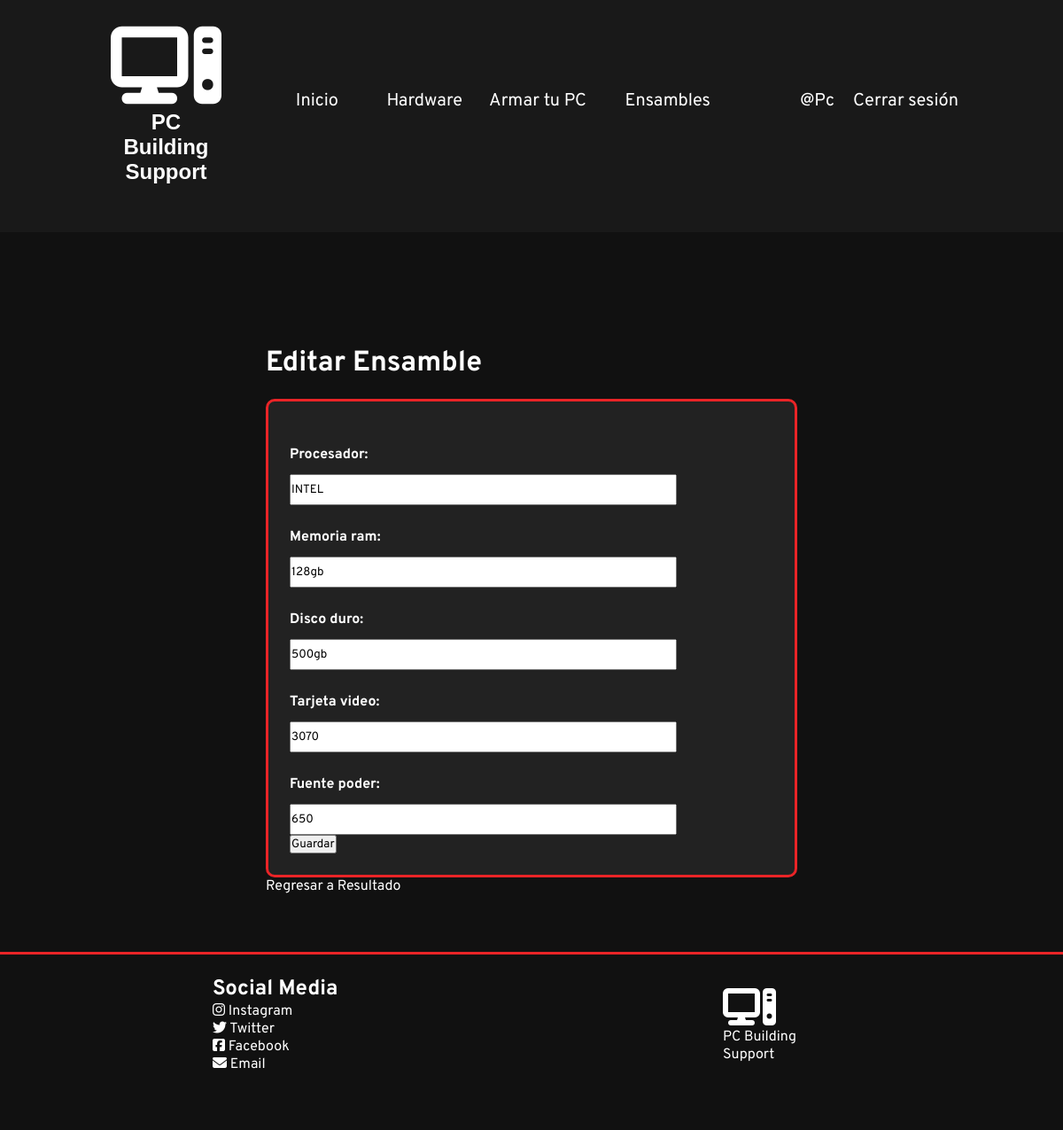
Page /ensambles/editar/2/ (signed in) on the committed database.
### app/models.py (models this page shows, shortened)
class Ensamble(models.Model):
    procesador = models.CharField(max_length=100)
    memoria_ram = models.CharField(max_length=100)
    disco_duro = models.CharField(max_length=100)
    tarjeta_video = models.CharField(max_length=100)
    fuente_poder = models.CharField(max_length=100)

### app/views.py (the view)
# urls.py: path('ensambles/editar/<int:ensamble_id>/', views.editar_ensamble, name='editar_ensamble'),
def editar_ensamble(request, ensamble_id):
    ensamble = Ensamble.objects.get(id=ensamble_id)  # Obtener el ensamble por ID
    if request.method == 'POST':
        form = EnsambleForm(request.POST, instance=ensamble)
        if form.is_valid():
            form.save()
            return redirect('resultado')
    else:
        form = EnsambleForm(instance=ensamble)
    return render(request, 'app/editar_ensamble.html', {'form': form})

### app/forms.py
class EnsambleForm(forms.ModelForm):
    class Meta:
        model = Ensamble
        fields = ['procesador', 'memoria_ram', 'disco_duro', 'tarjeta_video', 'fuente_poder']

### app/templates/app/editar_ensamble.html (shortened to what this page needs)
{% extends 'app/base.html' %}
{% load static %}
{% block estilos %}
    <link rel="stylesheet" href="{% static 'app/styles/ensambles.css' %}">
{% endblock %}
{% block contenido %}
    <div class="container">
        <h2>Editar Ensamble</h2>
        <form method="post">
            {{ form.as_p }}
            <button type="submit" class="btn btn-primary">Guardar</button>
        </form>
        <a href="{% url 'resultado' %}" class="btn btn-primary">Regresar a Resultado</a>
    </div>
{% endblock %}

### app/templates/app/base.html (shortened to what this page needs)
{% load static %}
<!DOCTYPE html>
<html lang="es">
<head>
    <link rel="stylesheet" href="{% static 'app/styles/styles.css' %}">
    {% block estilos %}
    {% endblock %}
</head>
<body>
    <header>
        <div class="header-content">
            <div class="logo">
                <i class="fa-solid fa-computer"></i>
                <h1>PC Building Support</h1>
            </div>
            <nav>
                <ul>
                    <li><a href="{% url 'home' %}">Inicio</a></li>
                    <li><a href="{% url 'hardware' %}">Hardware</a></li>
                    <li><a href="{% url 'armar_tu_pc' %}">Armar tu PC</a></li>
                    {% if user.is_authenticated %}
                    <li><a href="{% url 'ensambles' %}">Ensambles</a></li>
                    {% endif %}
                    {% if user.is_authenticated %}
                        <a href="#" class="nav-link dropdown-toggle" id="navbarDropdown" role="button" data-bs-toggle="dropdown" aria-expanded="false">@{{ user.username | title }}</a>
                        <ul class="dropdown-menu" aria-labelledby="navbarDropdown">
                        <li><a href="{% url 'cerrar_sesion' %}">Cerrar sesión</a></li>
                    {% else %}
                        <li><a href="{% url 'login' %}">Iniciar sesión</a></li>
                    {% endif %}
                </ul>
            </nav>
        </div>
    </header>
    <main>
            {% block contenido %}
            {% endblock %}
    </main>
    <footer>
        <div class="footer-content">
            <div class="social-media">
                <h2>Social Media</h2>
                <ul>
                    <li><i class="fa-brands fa-instagram"></i> Instagram</li>
                    <li><i class="fa-brands fa-twitter"></i> Twitter</li>
                    <li><i class="fa-brands fa-square-facebook"></i> Facebook</li>
                    <li><i class="fa-solid fa-envelope"></i> Email</li>
                </ul>
            </div>
            <div class="logo">
                <i class="fa-solid fa-computer"></i>
                <p>PC Building Support</p>
            </div>
        </div>
    </footer>
</body>
</html>

### app/static/app/styles/styles.css (style rules this page uses)
* { padding: 0; margin: 0; box-sizing: border-box; font-family: 'Overpass', sans-serif; }
body { width: 100vw; }
main { background-color: #111; }
:root { --main-color: #ea2427; }
li { list-style-type: none; }
a:link, a:visited { display: inline-block; text-decoration: none; color: #fff; }
header { background-color: #191919; }
.header-content { width: 85%; max-width: 950px; margin: 0 auto; padding: 1.5rem 0; display: flex; flex-direction: row; justify-content: space-between; align-items: center; color: #fff; }
.logo { width: 40%; }
.logo h1 { font-size: 1.5rem; }
header .fa-computer { font-size: 20vw; }
.header-content ul { height: 100%; display: flex; flex-direction: column; justify-content: space-between; }
.header-content a { width: 100%; font-size: 1.25rem; padding: 0.4rem 0.5rem; text-align: right; }
.container { width: 100%; min-height: 35em; background-color: #111; color: #fff; }
.container h2 { font-size: 2rem; padding-top: 4rem; }
.container p { margin-top: 1.5rem; line-height: 1.5; font-size: 1rem; }
footer { background-color: #111; color: #fff; border-top: 3px solid var(--main-color); }
.footer-content { width: 70%; margin: 0 auto; padding: 1.5rem 0 4rem; display: flex; flex-direction: row; justify-content: space-between; align-items: center; }
.footer-content .fa-computer { font-size: 3rem; }
.footer-content p { font-size: 1rem; }
@media (min-width: 1081px) { html { font-size: 16px; } }
@media (min-width: 1081px) { .header-content .logo { width: 162px; } }
@media (min-width: 1081px) { .header-content ul { flex-direction: row; align-items: center; } }
@media (min-width: 1081px) { .header-content a { width: 140px; height: 72px; } }
@media (min-width: 1081px) { .header-content .fa-computer { font-size: 100px; } }
@media (min-width: 1081px) { .footer-content { width: 60%; } }
@media (min-width: 1081px) { .footer-content .logo { width: 20%; } }

### app/static/app/styles/ensambles.css (style rules this page uses)
form { width: 100%; margin-top: 20px; background-color: #222; padding: 1.5rem; border: 3px solid var(--main-color); border-radius: 10px; font-family: Arial, sans-serif; }
label { display: block; font-weight: bold; margin-bottom: 10px; }
.container { width: 80%; margin: 0 auto; padding: 4rem 0; }
h1 { text-align: center; margin-bottom: 30px; font-size: 36px; font-family: Arial, sans-serif; }
p input[type="text"] { width: 80%; height: 35px; }
@media (min-width: 1081px) { .container { max-width: 600px; } }

### rows in the picture
Ensamble: procesador "INTEL", memoria_ram "128gb", disco_duro "500gb", tarjeta_video "3070", fuente_poder "650"

### other values in the picture
{{ user.username | title }} "Pc"
